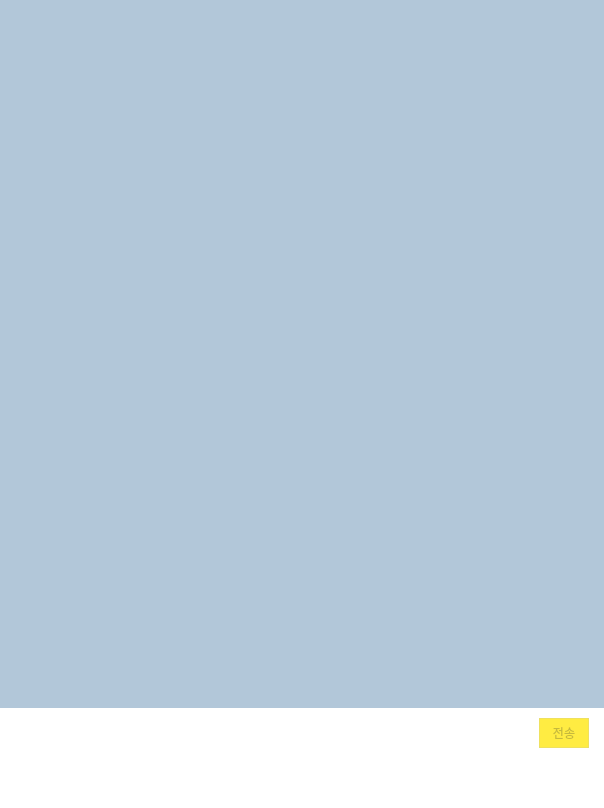
<?xml version="1.0" encoding="UTF-8"?>
<ui version="4.0">
 <class>MainWindow</class>
 <widget class="QMainWindow" name="MainWindow">
  <property name="geometry">
   <rect>
    <x>0</x>
    <y>0</y>
    <width>604</width>
    <height>808</height>
   </rect>
  </property>
  <property name="windowTitle">
   <string>MainWindow</string>
  </property>
  <property name="styleSheet">
   <string notr="true"/>
  </property>
  <widget class="QWidget" name="centralwidget">
   <property name="minimumSize">
    <size>
     <width>338</width>
     <height>419</height>
    </size>
   </property>
   <property name="styleSheet">
    <string notr="true">background-color:rgb(178,199,217);</string>
   </property>
   <layout class="QGridLayout" name="gridLayout_4">
    <property name="leftMargin">
     <number>0</number>
    </property>
    <property name="topMargin">
     <number>0</number>
    </property>
    <property name="rightMargin">
     <number>0</number>
    </property>
    <property name="bottomMargin">
     <number>0</number>
    </property>
    <property name="spacing">
     <number>0</number>
    </property>
    <item row="0" column="0">
     <layout class="QGridLayout" name="gridLayout">
      <item row="0" column="0">
       <widget class="QTextBrowser" name="resultBrower">
        <property name="mouseTracking">
         <bool>false</bool>
        </property>
        <property name="styleSheet">
         <string notr="true">border:none;</string>
        </property>
        <property name="html">
         <string>&lt;!DOCTYPE HTML PUBLIC &quot;-//W3C//DTD HTML 4.0//EN&quot; &quot;http://www.w3.org/TR/REC-html40/strict.dtd&quot;&gt;
&lt;html&gt;&lt;head&gt;&lt;meta name=&quot;qrichtext&quot; content=&quot;1&quot; /&gt;&lt;style type=&quot;text/css&quot;&gt;
p, li { white-space: pre-wrap; }
&lt;/style&gt;&lt;/head&gt;&lt;body style=&quot; font-family:'Gulim'; font-size:9pt; font-weight:400; font-style:normal;&quot;&gt;
&lt;p align=&quot;right&quot; style=&quot;-qt-paragraph-type:empty; margin-top:0px; margin-bottom:0px; margin-left:0px; margin-right:0px; -qt-block-indent:0; text-indent:0px;&quot;&gt;&lt;br /&gt;&lt;/p&gt;&lt;/body&gt;&lt;/html&gt;</string>
        </property>
       </widget>
      </item>
      <item row="2" column="0">
       <layout class="QGridLayout" name="gridLayout_3">
        <property name="leftMargin">
         <number>0</number>
        </property>
        <property name="topMargin">
         <number>0</number>
        </property>
        <property name="rightMargin">
         <number>0</number>
        </property>
        <property name="bottomMargin">
         <number>0</number>
        </property>
        <property name="spacing">
         <number>0</number>
        </property>
        <item row="2" column="1">
         <widget class="QPushButton" name="inputButton">
          <property name="minimumSize">
           <size>
            <width>50</width>
            <height>20</height>
           </size>
          </property>
          <property name="maximumSize">
           <size>
            <width>16777215</width>
            <height>30</height>
           </size>
          </property>
          <property name="cursor">
           <cursorShape>PointingHandCursor</cursorShape>
          </property>
          <property name="styleSheet">
           <string notr="true">background-color:rgb(255,236,66);
border:1px solid rgb(239,225,95);
border-radius:1px;
color:rgb(198,185,60);
font-size:12px
</string>
          </property>
          <property name="text">
           <string>전송</string>
          </property>
         </widget>
        </item>
        <item row="3" column="1">
         <widget class="QLabel" name="label">
          <property name="styleSheet">
           <string notr="true">background-color:white;</string>
          </property>
          <property name="text">
           <string/>
          </property>
         </widget>
        </item>
        <item row="1" column="1">
         <widget class="QLabel" name="label_2">
          <property name="maximumSize">
           <size>
            <width>16777215</width>
            <height>10</height>
           </size>
          </property>
          <property name="styleSheet">
           <string notr="true">background-color:white;</string>
          </property>
          <property name="text">
           <string/>
          </property>
         </widget>
        </item>
        <item row="1" column="0" rowspan="3">
         <widget class="QTextEdit" name="inputText">
          <property name="maximumSize">
           <size>
            <width>16777215</width>
            <height>100</height>
           </size>
          </property>
          <property name="mouseTracking">
           <bool>true</bool>
          </property>
          <property name="styleSheet">
           <string notr="true">background-color:white;
border:none;</string>
          </property>
         </widget>
        </item>
        <item row="1" column="2" rowspan="3">
         <widget class="QLabel" name="label_3">
          <property name="minimumSize">
           <size>
            <width>15</width>
            <height>0</height>
           </size>
          </property>
          <property name="maximumSize">
           <size>
            <width>0</width>
            <height>16777215</height>
           </size>
          </property>
          <property name="styleSheet">
           <string notr="true">background-color:white;</string>
          </property>
          <property name="text">
           <string/>
          </property>
         </widget>
        </item>
       </layout>
      </item>
     </layout>
    </item>
   </layout>
  </widget>
 </widget>
 <resources/>
 <connections/>
</ui>
